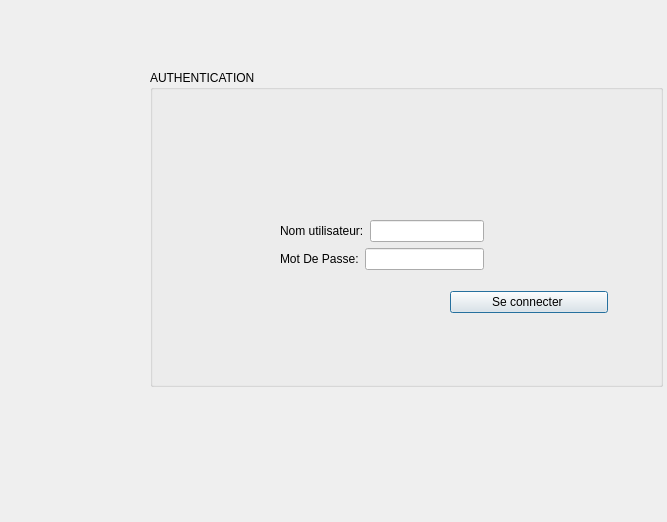
<?xml version="1.0" encoding="UTF-8"?>
<ui version="4.0">
 <class>MainAmine</class>
 <widget class="QDialog" name="MainAmine">
  <property name="geometry">
   <rect>
    <x>0</x>
    <y>0</y>
    <width>667</width>
    <height>522</height>
   </rect>
  </property>
  <property name="windowTitle">
   <string>Dialog</string>
  </property>
  <widget class="QGroupBox" name="groupBox">
   <property name="geometry">
    <rect>
     <x>150</x>
     <y>70</y>
     <width>513</width>
     <height>317</height>
    </rect>
   </property>
   <property name="title">
    <string>AUTHENTICATION</string>
   </property>
   <widget class="QWidget" name="layoutWidget">
    <property name="geometry">
     <rect>
      <x>300</x>
      <y>220</y>
      <width>158</width>
      <height>25</height>
     </rect>
    </property>
    <layout class="QHBoxLayout" name="horizontalLayout_3">
     <item>
      <widget class="QPushButton" name="pushButton_4">
       <property name="text">
        <string>Se connecter </string>
       </property>
      </widget>
     </item>
    </layout>
   </widget>
   <widget class="QWidget" name="layoutWidget_2">
    <property name="geometry">
     <rect>
      <x>130</x>
      <y>150</y>
      <width>204</width>
      <height>52</height>
     </rect>
    </property>
    <layout class="QVBoxLayout" name="verticalLayout">
     <item>
      <layout class="QHBoxLayout" name="horizontalLayout">
       <item>
        <widget class="QLabel" name="label_11">
         <property name="text">
          <string>Nom utilisateur:</string>
         </property>
        </widget>
       </item>
       <item>
        <widget class="QLineEdit" name="lineEdit_8"/>
       </item>
      </layout>
     </item>
     <item>
      <layout class="QHBoxLayout" name="horizontalLayout_2">
       <item>
        <widget class="QLabel" name="label_12">
         <property name="text">
          <string>Mot De Passe:</string>
         </property>
        </widget>
       </item>
       <item>
        <widget class="QLineEdit" name="lineEdit_9">
         <property name="echoMode">
          <enum>QLineEdit::Password</enum>
         </property>
        </widget>
       </item>
      </layout>
     </item>
    </layout>
   </widget>
   <widget class="QLabel" name="label_4">
    <property name="geometry">
     <rect>
      <x>50</x>
      <y>40</y>
      <width>431</width>
      <height>41</height>
     </rect>
    </property>
    <property name="font">
     <font>
      <pointsize>16</pointsize>
      <weight>75</weight>
      <bold>true</bold>
      <underline>true</underline>
     </font>
    </property>
    <property name="styleSheet">
     <string notr="true">color: rgb(0, 170, 0);
color: rgb(255, 0, 0);</string>
    </property>
    <property name="text">
     <string/>
    </property>
   </widget>
  </widget>
 </widget>
 <resources/>
 <connections/>
</ui>
